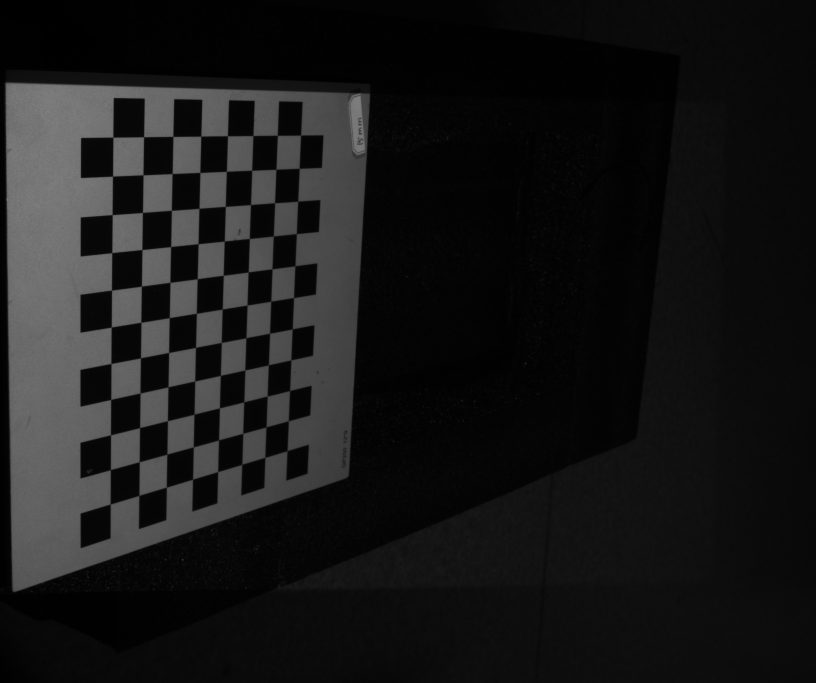
#> input picture 2024-06-17/01.png, 2448 x 2048 px (shown at 1/3 size); its folder holds 4 pictures in this run
$ python HandEyeCalibration_class.py
#> lines starting #> are read from the running program, lines starting #| are printed output that depends on the picture
import cv2
import numpy as np
import glob
import matplotlib.pyplot as plt
import os

import csv
from scipy.spatial.transform import Rotation as Rot

class CameraCalibration:
    """Camera calibration class, this class takes as input a folder with images and a folder with the corresponding Base2endeffector transforms
    and outputs the intrinsic matrix in a .npz file. It also performs hand-eye calibration and saves those results in a .npz file.
    The images with the corner detection are saved in a folder called 'DetectedCorners'

    This class has 4 optional parameters:
    pattern_size: the number of corners in the chessboard pattern, default is (4,7)
    square_size: the size of the squares in the chessboard pattern, default is 33/1000
    ShowProjectError: if True, it will show the reprojection error for each image in a bar plot, default is False
    ShowCorners: if True, it will show the chessboard corners for each image, default is False

    """
    def __init__(self, image_folder, pattern_size=(4, 7), square_size=33/1000, ShowProjectError=False, ShowCorners=False):

        #Initiate parameters
#> called with image_folder = '2024-06-17/', pattern_size = (8, 9), square_size = 0.02, ShowProjectError = True, ShowCorners = False
        self.pattern_size = pattern_size
        self.square_size = square_size
        self.objpoints, self.imgpoints, self.rvecs, self.tvecs, self.intrinsic_matrix, self.dist_coeffs = [], [], [], [], [], []

        #load images and joint positions
        self.image_files = sorted(glob.glob(f'{image_folder}/*.png'))
        # self.transform_files = sorted(glob.glob(f'{Transforms_folder}/*.npz'))
        self.images = [cv2.imread(f) for f in self.image_files]
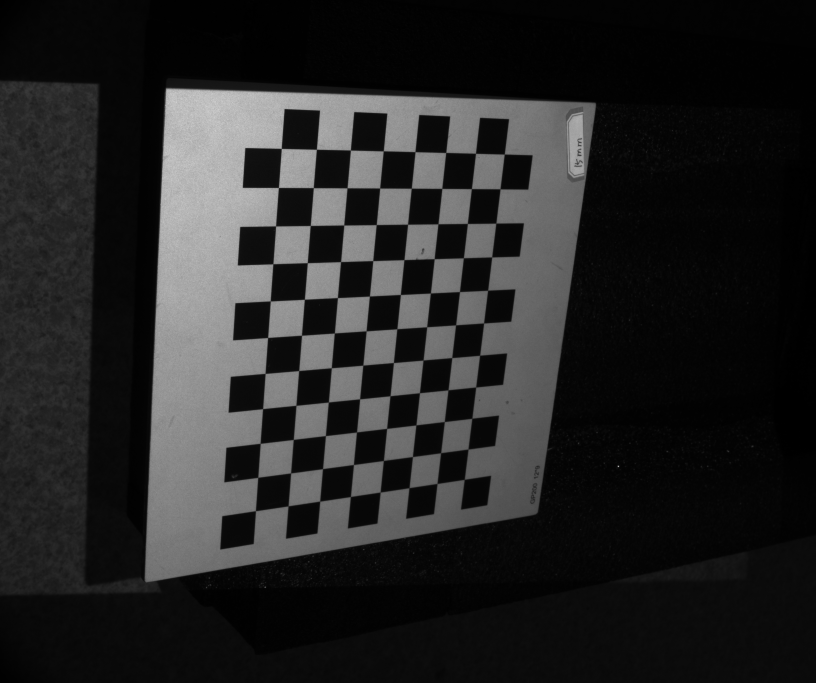
#> input picture 2024-06-17/02.png, 2448 x 2048 px (shown at 1/3 size)
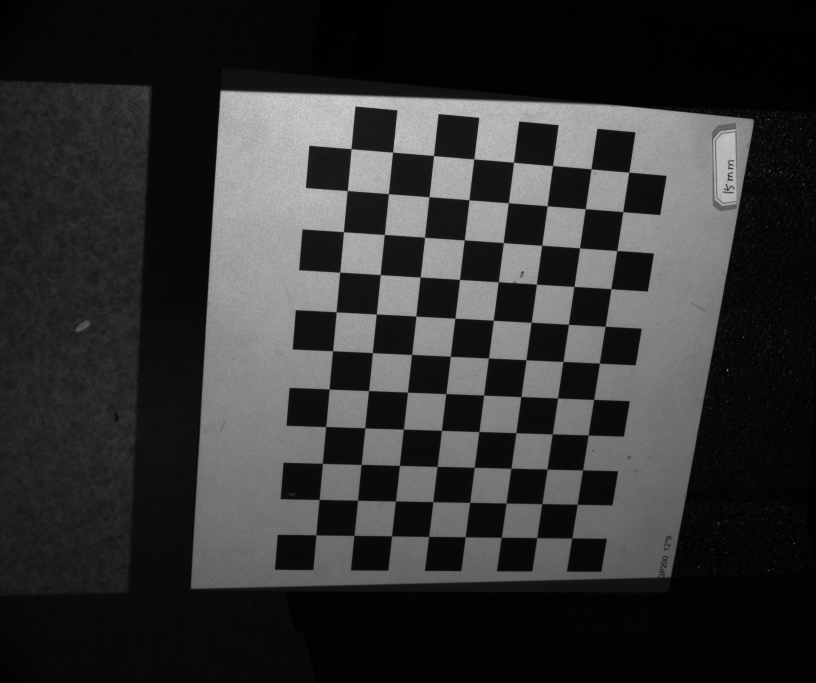
#> input picture 2024-06-17/03.png, 2448 x 2048 px (shown at 1/3 size)
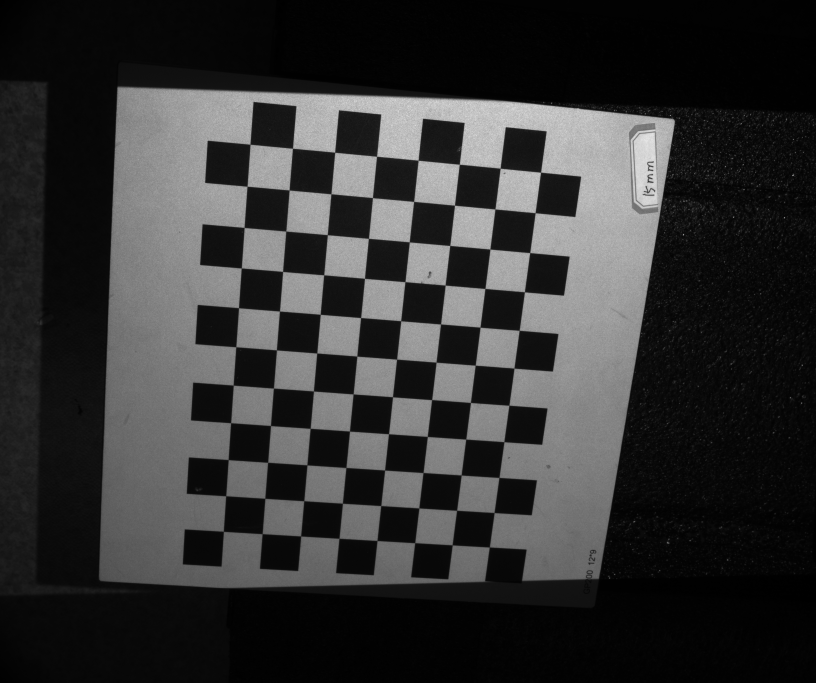
#> input picture 2024-06-17/04.png, 2448 x 2048 px (shown at 1/3 size)
#> self.images = 4 items
        self.images = [cv2.cvtColor(img, cv2.COLOR_RGB2BGR) for img in self.images]

        # self.All_T_base2EE_list = [np.load(f)['arr_0'] for f in self.transform_files]
        end_to_base_quat = []
        with open(image_folder + "JointStateSteps.csv", 'r') as file:
#> (reads 2024-06-17/JointStateSteps.csv from the repository)
            csvreader = csv.reader(file)
            for row in csvreader:
                if 'marker' in row:
                    continue
                row_list = [float(x) for x in row[0].split(',')]
                end_to_base_quat.append(row_list)
        end_to_base_quat = np.array(end_to_base_quat)
        self.All_T_base2EE_list = end_to_base_quat

        #find chessboard corners and index of images with chessboard corners
        self.chessboard_corners, self.IndexWithImg = self.find_chessboard_corners(self.images, self.pattern_size, ShowCorners=ShowCorners)
        self.intrinsic_matrix = self.calculate_intrinsics(self.chessboard_corners, self.IndexWithImg,
                                                           self.pattern_size, self.square_size,
                                                           self.images[0].shape[:2], ShowProjectError = ShowProjectError)

        #Remove transforms were corners weren't detected
        self.T_base2EE_list = [self.All_T_base2EE_list[i] for i in self.IndexWithImg]

        #save intrinsic matrix
        np.savez("IntrinsicMatrix.npz", self.intrinsic_matrix)
        #Calculate camera extrinsics
        self.RTarget2Cam, self.TTarget2Cam = self.compute_camera_poses(self.chessboard_corners,
                                                                       self.pattern_size, self.square_size,
                                                                       self.intrinsic_matrix)

        #Convert to homogeneous transformation matrix
        self.T_target2cam = [np.concatenate((R, T), axis=1) for R, T in zip(self.RTarget2Cam, self.TTarget2Cam)]
        for i in range(len(self.T_target2cam)):
            self.T_target2cam[i] = np.concatenate((self.T_target2cam[i], np.array([[0, 0, 0, 1]])), axis=0)

        #Calculate T_cam2target
        self.T_cam2target = [np.linalg.inv(T) for T in self.T_target2cam]
        self.R_cam2target = [T[:3, :3] for T in self.T_cam2target]
        self.R_vec_cam2target = [cv2.Rodrigues(R)[0] for R in self.R_cam2target]
        self.T_cam2target = [T[:3, 3] for T in self.T_cam2target]   #4x4 transformation matrix

        #Calculate T_Base2EE
        self.REE2Base, self.tEE2Base = [], []
        self.Rbase2ee, self.Tbase2ee = [], []
        for i in range(len(self.T_base2EE_list)):
            rot = Rot.from_quat(self.T_base2EE_list[i][3:]).as_matrix() #quat scalar-last (x, y, z, w) format
            self.Rbase2ee.append(rot)
            self.Tbase2ee.append(self.T_base2EE_list[i][0:3])

            homo_matrix = np.eye(4)
            homo_matrix[:3, :3] = rot
            homo_matrix[:3, 3] = self.T_base2EE_list[i][0:3]
            inv_homo_matrix = np.linalg.inv(homo_matrix)
            self.REE2Base.append(inv_homo_matrix[:3, :3])
            self.tEE2Base.append(inv_homo_matrix[:3, 3].reshape((3,1)))

        #Create folder to save final transforms
        if not os.path.exists("FinalTransforms"):
            os.mkdir("FinalTransforms")

        methods = [
            ('Tsai-Lenz', cv2.CALIB_HAND_EYE_TSAI),
            ('Park', cv2.CALIB_HAND_EYE_PARK),
            ('Horaud', cv2.CALIB_HAND_EYE_HORAUD),
            ('Andreff', cv2.CALIB_HAND_EYE_ANDREFF),
            ('Daniilidis', cv2.CALIB_HAND_EYE_DANIILIDIS)
        ]

        best_method = None
        # unbounded upper value for comparison. Useful for finding lowest values
        best_rms_error = float('inf')
        #solve hand-eye calibration
        for method_name, method in methods:
            self.R_cam2gripper, self.t_cam2gripper = cv2.calibrateHandEye(
                self.Rbase2ee,
                self.Tbase2ee,
                self.RTarget2Cam,
                self.TTarget2Cam,
                method=method
            )
            #print and save each results as .npz file
            print(f"The Results for Method {method_name}:")
            print("R_cam2gripper:", self.R_cam2gripper)
            print("t_cam2gripper:", self.t_cam2gripper)

            # [9 lines of commented-out code are left out]
            self.T_cam2gripper = np.concatenate((self.R_cam2gripper, self.t_cam2gripper), axis=1)
            self.T_cam2gripper = np.concatenate((self.T_cam2gripper, np.array([[0, 0, 0, 1]])), axis=0)
            #Save results in folder FinalTransforms
            np.savez(f"FinalTransforms/T_cam2gripper_Method_{i}.npz", self.T_cam2gripper)
            #Save the inverse transfrom too
            self.T_gripper2cam = np.linalg.inv(self.T_cam2gripper)
            np.savez(f"FinalTransforms/T_gripper2cam_Method_{i}.npz", self.T_gripper2cam)

            # [8 lines of commented-out code are left out]
        robot_world_methods = [
            ('Shan', cv2.CALIB_ROBOT_WORLD_HAND_EYE_SHAH),
            ('Li', cv2.CALIB_ROBOT_WORLD_HAND_EYE_LI)
        ]
        for robot_world_method_name, robot_world_method in robot_world_methods:
            self.R_base2world, self.t_base2world, self.R_gripper2cam, self.t_gripper2cam= cv2.calibrateRobotWorldHandEye(
                self.RTarget2Cam,
                self.TTarget2Cam,
                self.REE2Base,
                self.tEE2Base,
                method=robot_world_method)
            #print and save each results as .npz file
            print(f"The Results for Method calibrateRobotWorldHandEye {robot_world_method_name}:")
            print("R_cam2gripper:", self.R_gripper2cam)
            print("t_cam2gripper:", self.t_gripper2cam)
            #Create 4x4 transfromation matrix T_gripper2cam
            self.T_gripper2cam = np.concatenate((self.R_gripper2cam, self.t_gripper2cam), axis=1)
            self.T_gripper2cam = np.concatenate((self.T_gripper2cam, np.array([[0, 0, 0, 1]])), axis=0)
            #Save results in folder FinalTransforms
            np.savez(f"FinalTransforms/T_gripper2cam_Method_{i+4}.npz", self.T_gripper2cam)
            #save inverse too
            self.T_cam2gripper = np.linalg.inv(self.T_gripper2cam)
            np.savez(f"FinalTransforms/T_cam2gripper_Method_{i+4}.npz", self.T_cam2gripper)

            # [8 lines of commented-out code are left out]

    def find_chessboard_corners(self, images, pattern_size, ShowCorners=False):
        """Finds the chessboard patterns and, if ShowImage is True, shows the images with the corners"""
#> called with pattern_size = (8, 9), ShowCorners = False
        chessboard_corners = []
        IndexWithImg = []
        i = 0
        print("Finding corners...")
        for image in images:
            gray = cv2.cvtColor(image, cv2.COLOR_BGR2GRAY)
            ret, corners = cv2.findChessboardCorners(gray, pattern_size)
            criteria = (cv2.TERM_CRITERIA_EPS + cv2.TERM_CRITERIA_MAX_ITER, 30, 0.001)
            corners = cv2.cornerSubPix(gray, corners, (5, 5), (-1, -1), criteria)
            if ret:
                chessboard_corners.append(corners)

                cv2.drawChessboardCorners(image, pattern_size, corners, ret)
                if ShowCorners:
                    #plot image using maplotlib. The title should "Detected corner in image: " + i
                    plt.imshow(image)
                    plt.title("Detected corner in image: " + str(i))
                    plt.show()
                #Save the image in a folder Named "DetectedCorners"
                #make folder
                if not os.path.exists("DetectedCorners"):
                    os.makedirs("DetectedCorners")

                cv2.imwrite("DetectedCorners/DetectedCorners" + str(i) + ".png", image)

                IndexWithImg.append(i)
                i = i + 1
            else:
                print("No chessboard found in image: ", i)
                i = i + 1
#> this loop made 1 pass
#> (ret, criteria) on pass 1: (False, (3, 30, 0.001))
#> after the loop, IndexWithImg = []; chessboard_corners = []; i = 0
        return chessboard_corners, IndexWithImg

    # [103 lines left out: functions compute_camera_poses, calculate_intrinsics, calculate_projection_error, calculate_reprojection_error, not called in this run]

if __name__== "__main__":
    # Create an instance of the class
    # image_folder = "2024-06-06/"
    # calib = CameraCalibration(image_folder, pattern_size=(8, 9), square_size=0.02, ShowProjectError=False, ShowCorners=False)

    image_folder = "2024-06-17/"
#> (the run stopped early here; a loop or call above may not have finished)
